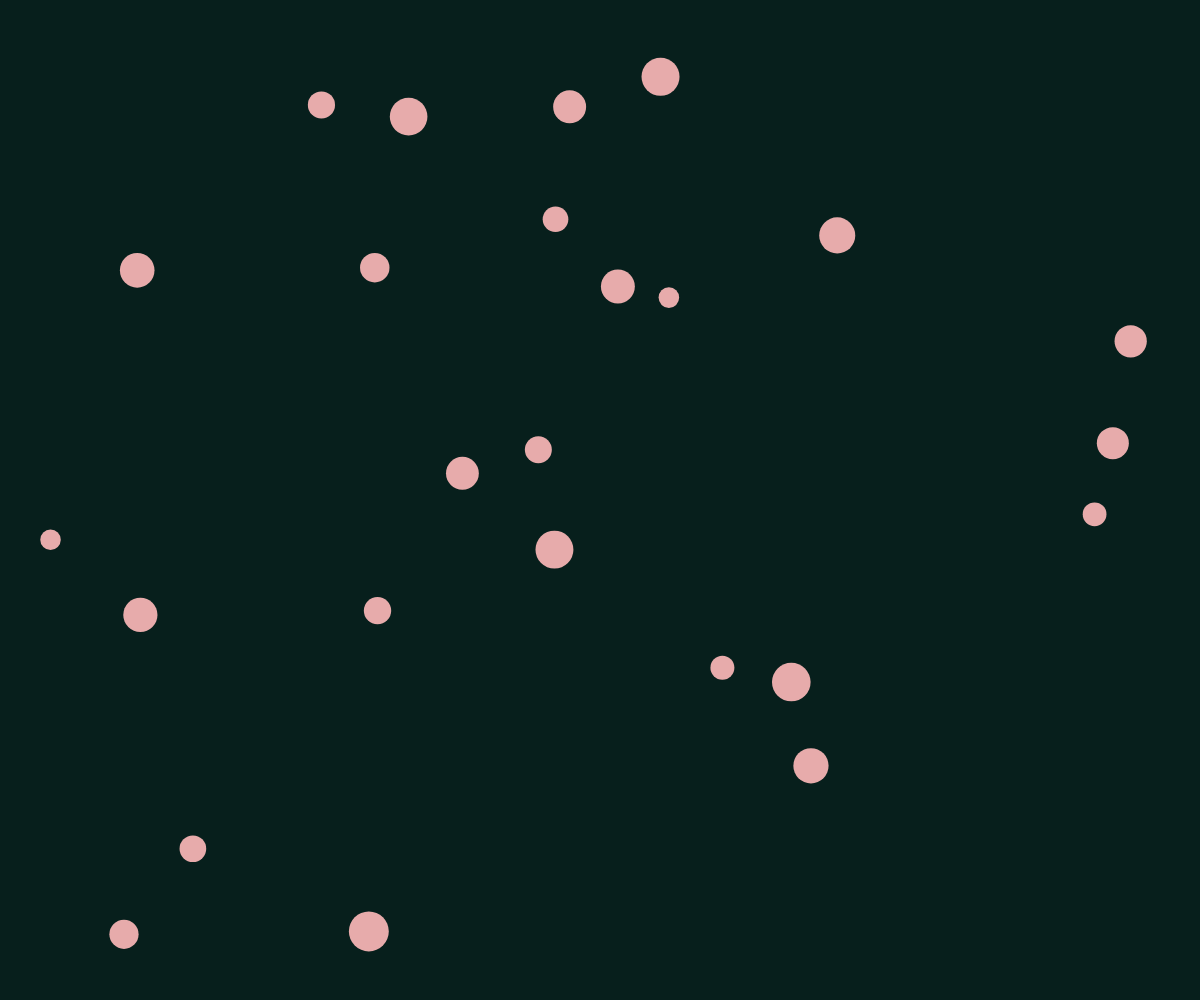
Frame 1 (no input)
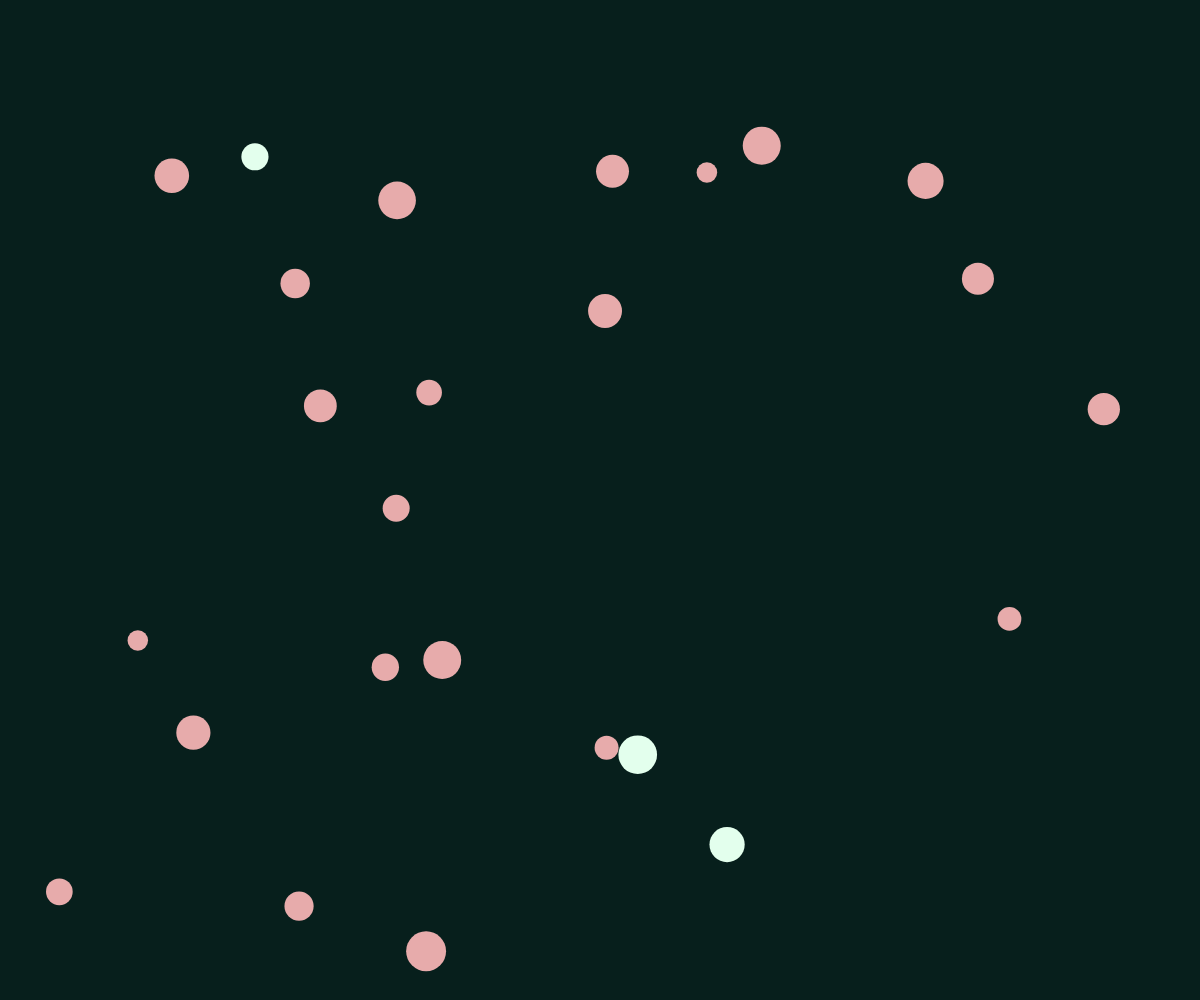
Frame 60 (no input)
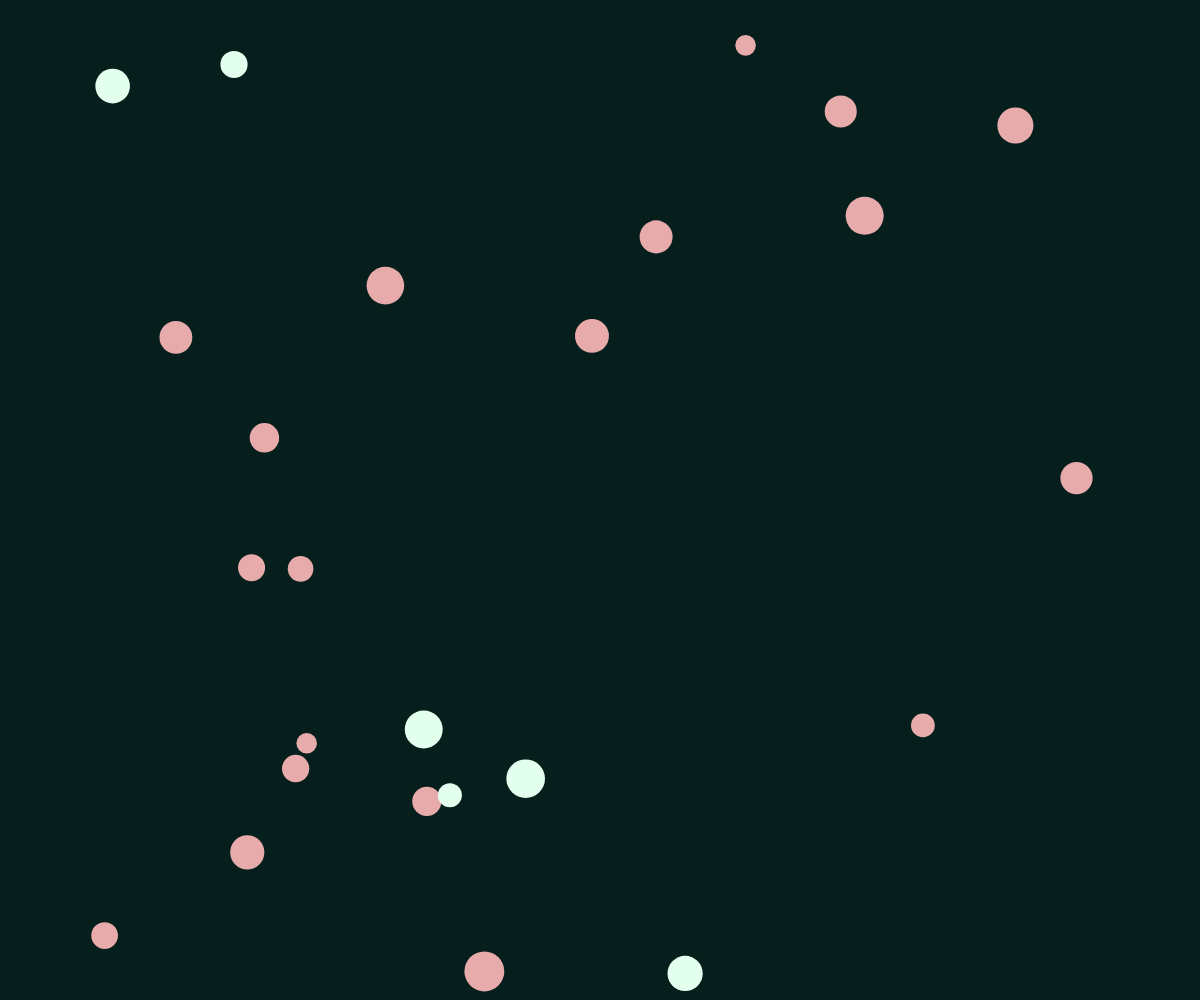
Frame 120 (the mouse pressed at the canvas centre since frame 60)

The p5.js sketch that drew these frames (run headless with seeded random() and noise() and a simulated clock; from frame 60 on, the mouse is pressed at the canvas centre):

// p5.js sketch
// ── sketch.js
// Ball Object Demo - objects interacting (colliding)

let ballArray = [];

function setup() {
  createCanvas(windowWidth, windowHeight);

  //spawn a bunch of balls into the array
  for (let i=0; i<25; i++) {
    ballArray.push(new Ball(random(50, width-50), random(50, height-50)));
  }
}

function draw() {
  background("#071F1C");

  for (let i=0; i<ballArray.length; i++) {
    ballArray[i].move();

    for (let j=0; j<ballArray.length; j++) {
      if (i !== j) { //don't check collision with self
        ballArray[i].collisionCheck(ballArray[j]);
      }
    }

    ballArray[i].display();

  }
}

class Ball {
  constructor(x, y) {
    this.x = x;
    this.y = y;
    this.dx = random(-3, 3);
    this.dy = random(-3, 3);

    this.radius = random(10, 20);
    this.fillColor = "#E7ABAB";
  }

  move() {
    this.x += this.dx;
    this.y += this.dy;

    //bounce on edge of screen
    if (this.x + this.dx + this.radius >= width || this.x + this.dx - this.radius <= 0) {
      this.dx = this.dx * -1;
    }

    if (this.y + this.dy + this.radius >= height || this.y + this.dy - this.radius <= 0) {
      this.dy = this.dy * -1;
    }
  }

  display() {
    fill(this.fillColor);
    strokeWeight(0);
    circle(this.x, this.y, this.radius*2);
  }

  collisionCheck(otherBall) { //can pass other objects into function to do some sort of comparison
    
    //distance between the centre points of two circles
    let distanceApart = dist(this.x, this.y, otherBall.x, otherBall.y);
    let sumOfRadii = this.radius + otherBall.radius;

    if (distanceApart <= sumOfRadii) {
      this.fillColor = "#E3FFED"; //fill in pink

      let tempDx = this.dx;
      let tempDy = this.dy;

      this.dx = otherBall.dx;
      this.dy = otherBall.dy;

      otherBall.dx = tempDx;
      otherBall.dy = tempDy;
      
    }

  }
}
